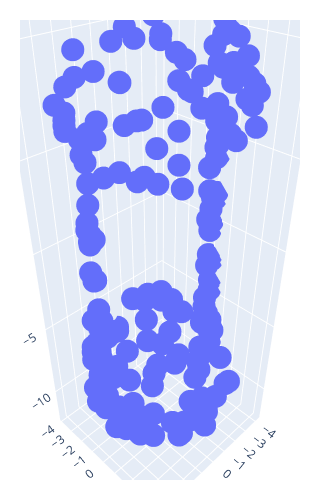

This figure's notebook cell:
### Markdown cell above
### Example 2: 3D Point Cloud

We use `points13.csv` from the CCMath Topology Scavenger Hunt.

### Code cell
# Pull the cloud
FILE = 'points13.csv'

N = 200
dta = np.array(pd.read_csv(DATA_PATH + FILE, header=None).sample(N, random_state=1)) # oat uses np arrays as coordinate inputs

# plotly plotting
trace = go.Scatter3d(x=dta[:, 0], y=dta[:, 1], z=dta[:, 2], mode='markers')
fig = go.Figure(trace)
fig.update_layout(
        width=300, 
        height=500,
        margin=dict(l=20, r=20, t=20, b=20)
    )
fig.show()

### Figure 1 — Plotly figure (JSON) as saved in the notebook; plotly's stock layout.template omitted (floating-point values rounded to 4 significant figures; data arrays with more than 128 entries replaced by an {"elided": "..."} marker saying what was removed)
{"data": [{"mode": "markers", "type": "scatter3d", "x": {"elided": "200 float values"}, "y": {"elided": "200 float values"}, "z": {"elided": "200 float values"}}], "layout": {"height": 500, "margin": {"b": 20, "l": 20, "r": 20, "t": 20}, "width": 300}}
